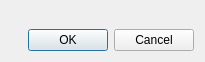
<?xml version="1.0" encoding="UTF-8"?>
<ui version="4.0">
 <author>Patrick Ziegler</author>
 <class>MediaCopierDialogSlim</class>
 <widget class="QDialog" name="MediaCopierDialogSlim">
  <property name="geometry">
   <rect>
    <x>0</x>
    <y>0</y>
    <width>205</width>
    <height>62</height>
   </rect>
  </property>
  <layout class="QVBoxLayout" name="verticalLayout">
   <item>
    <widget class="MediaCopierParamWidget" name="param" native="true"/>
   </item>
   <item>
    <widget class="QDialogButtonBox" name="dialogButtonBox">
     <property name="standardButtons">
      <set>QDialogButtonBox::Cancel|QDialogButtonBox::Ok</set>
     </property>
    </widget>
   </item>
  </layout>
 </widget>
 <customwidgets>
  <customwidget>
   <class>MediaCopierParamWidget</class>
   <extends>QWidget</extends>
   <header>gui/widgets/param.hpp</header>
   <container>1</container>
  </customwidget>
 </customwidgets>
 <resources/>
 <connections/>
</ui>
